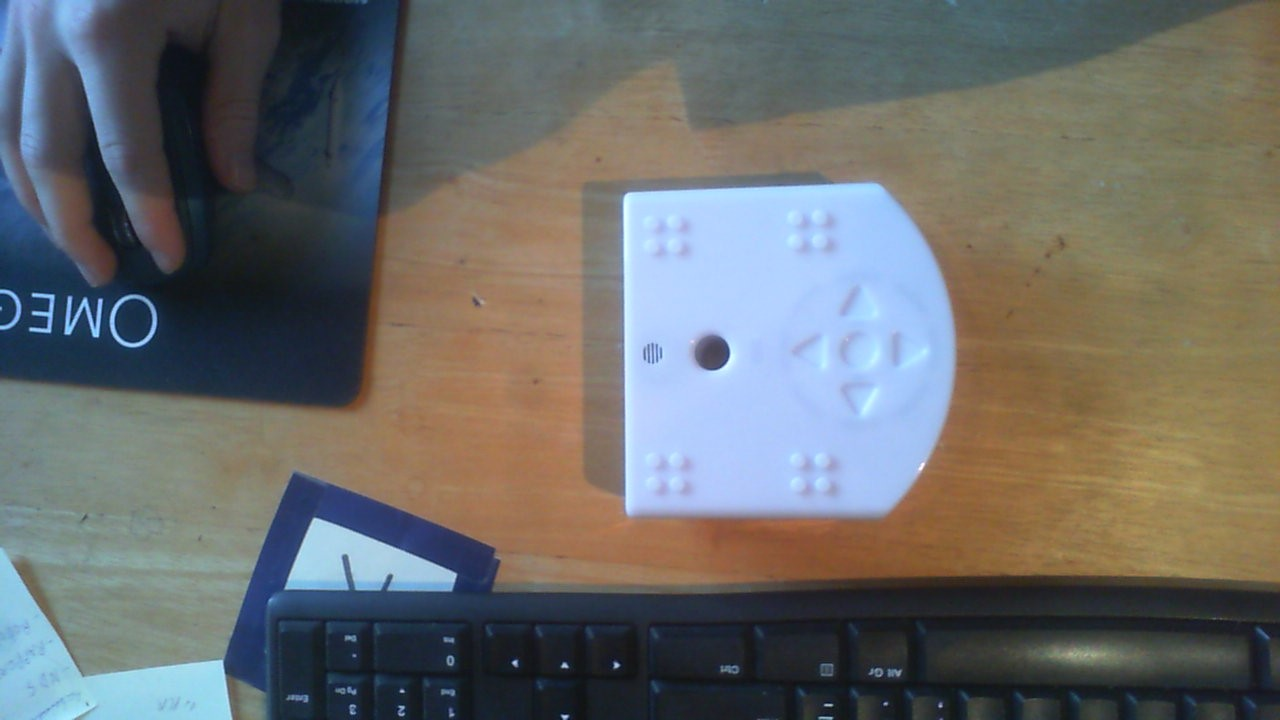
#> input picture src/vision/images/reference.jpg, 1280 x 720 px, given in place of the camera
$ python calib.py
#> lines starting #> are read from the running program, lines starting #| are printed output that depends on the picture; after the words box and inside, x2 and y2 are one past the last pixel; in counts of white or black regions, pixels touching at a corner belong together
import cv2
import numpy as np


def nothing(lol):
    pass

cap = cv2.VideoCapture(1)


cv2.namedWindow("Hsv Capture", cv2.WINDOW_NORMAL)
cv2.resizeWindow("Hsv Capture", 600,600)

# create trackbars for color change
# IMPORTANT: You have to define the correct HSV opencv range hence 179,255,255
cv2.createTrackbar('H low', 'Hsv Capture', 0, 179, nothing)
cv2.createTrackbar('S low', 'Hsv Capture', 0, 255, nothing)
cv2.createTrackbar('V low', 'Hsv Capture', 0, 255, nothing)

cv2.createTrackbar('H high', 'Hsv Capture', 0, 179, nothing)
cv2.createTrackbar('S high', 'Hsv Capture', 0, 255, nothing)
cv2.createTrackbar('V high', 'Hsv Capture', 0, 255, nothing)

cv2.setTrackbarPos('H low', 'Hsv Capture', 83)
cv2.setTrackbarPos('S low', 'Hsv Capture', 165)
cv2.setTrackbarPos('V low', 'Hsv Capture', 100)

cv2.setTrackbarPos('H high', 'Hsv Capture', 120)
cv2.setTrackbarPos('S high', 'Hsv Capture', 255)
cv2.setTrackbarPos('V high', 'Hsv Capture', 255)

while(True):

    ret, imag = cap.read()
#> imag is the input picture: shape (720, 1280, 3); mean B, G, R 105.9, 107.3, 105.9
    #imag = cv2.imread("images/thymio_1.jpg")
    frame = cv2.cvtColor(imag, cv2.COLOR_BGR2HSV)
#> frame: shape (720, 1280, 3); mean H, S, V 67.8, 80.8, 126.5


    # Trackbars realtime position
    h1 = cv2.getTrackbarPos('H low', 'Hsv Capture')
    s1 = cv2.getTrackbarPos('S low', 'Hsv Capture')
    v1 = cv2.getTrackbarPos('V low', 'Hsv Capture')

    h2 = cv2.getTrackbarPos('H high', 'Hsv Capture')
    s2 = cv2.getTrackbarPos('S high', 'Hsv Capture')
    v2 = cv2.getTrackbarPos('V high', 'Hsv Capture')

    #How to store the min and max values from the trackbars
    blue_MIN = np.array([h1, s1, v1], np.uint8)
    blue_MAX = np.array([h2, s2, v2], np.uint8)

    #After finding your values, you can replace them like this
    #blue_MIN = np.array([95, 123, 0], np.uint8)
    #blue_MAX = np.array([135, 207, 255], np.uint8)

    #Using inRange to find the desired range
    hsvCapture = cv2.inRange(frame,  blue_MIN, blue_MAX)
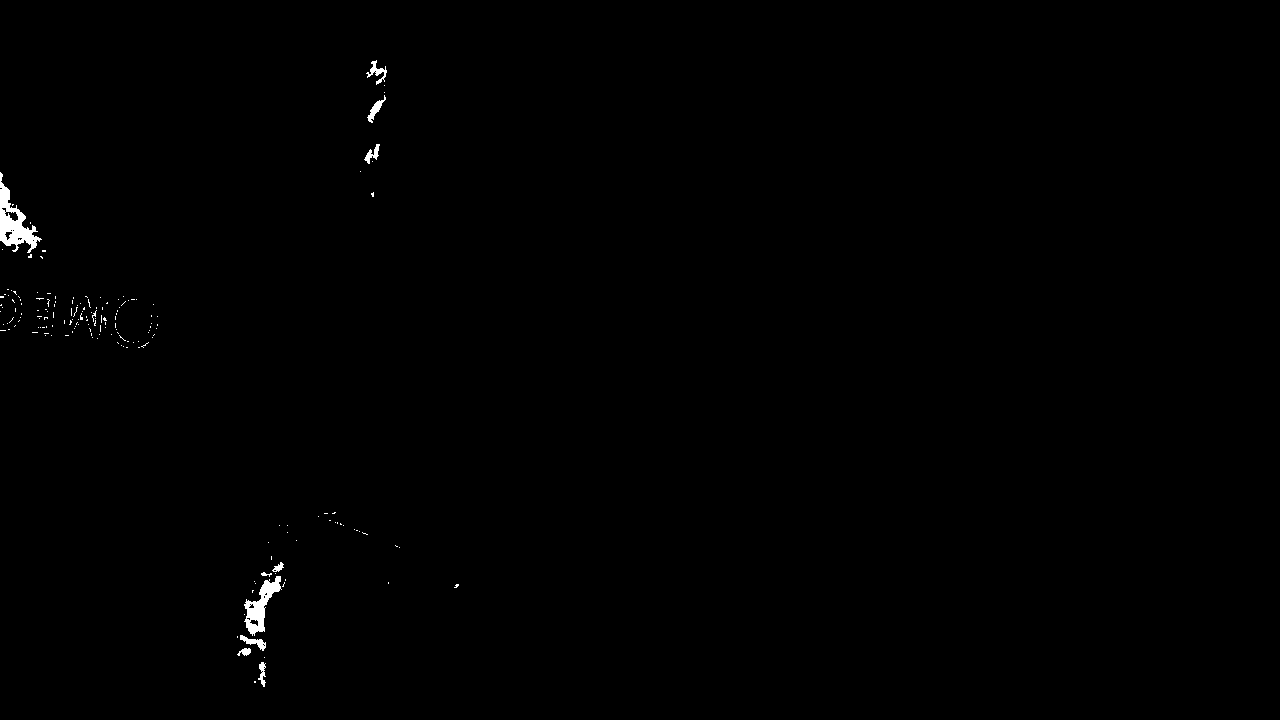
#> hsvCapture: shape (720, 1280); 0.38% white; 176 white regions (166 under 20 px)

    contours, hierarchy = cv2.findContours(hsvCapture, cv2.RETR_EXTERNAL  , cv2.CHAIN_APPROX_SIMPLE)
#> contours = 176 contours, 167 with area under 20; largest, box (x1, y1, x2, y2) and area: (0, 172, 42, 253) 1201, (244, 576, 282, 636) 832, (240, 635, 266, 651) 128, (367, 95, 386, 123) 125, (366, 60, 387, 85) 119

    #clean contours

    AREA_THRESH = 200

    MERGE_THRESH = 0.04

    clean_contours = []

    for cnt in contours:
        # only take big enough contours
        if (cv2.contourArea(cnt) >= AREA_THRESH):
            #convex hull
            #hull = cv2.convexHull(cnt)
            hull = cnt
            #lower poly approx
            epsilon = MERGE_THRESH*cv2.arcLength(hull,True)
            approx = cv2.approxPolyDP(hull,epsilon,True)

            clean_contours.append(approx)
#> this loop made 176 passes
#> (epsilon, approx) on pass 169: (12.08, [[0, 172], [0, 240], [29, 252], [41, 239]])
#> epsilon on pass 15: 8.35
#> after the loop, clean_contours = 2 contours; box (x1, y1, x2, y2) and area: (0, 172, 42, 253) 1654, (246, 576, 281, 636) 952


    mask = hsvCapture
    mask_inv = cv2.bitwise_not(mask)
#> mask_inv: shape (720, 1280); 99.6% white; 176 black regions (166 under 20 px), largest, box (x1, y1, x2, y2) and area: (0, 172, 42, 253) 1220, (244, 576, 282, 636) 872, (366, 60, 387, 85) 173

    blue = np.zeros(frame.shape, np.uint8)

    blue[:]=(255,0,0)

    bg = cv2.bitwise_and(imag,imag,mask = mask_inv)
    fg = cv2.bitwise_and(blue,blue,mask = mask)
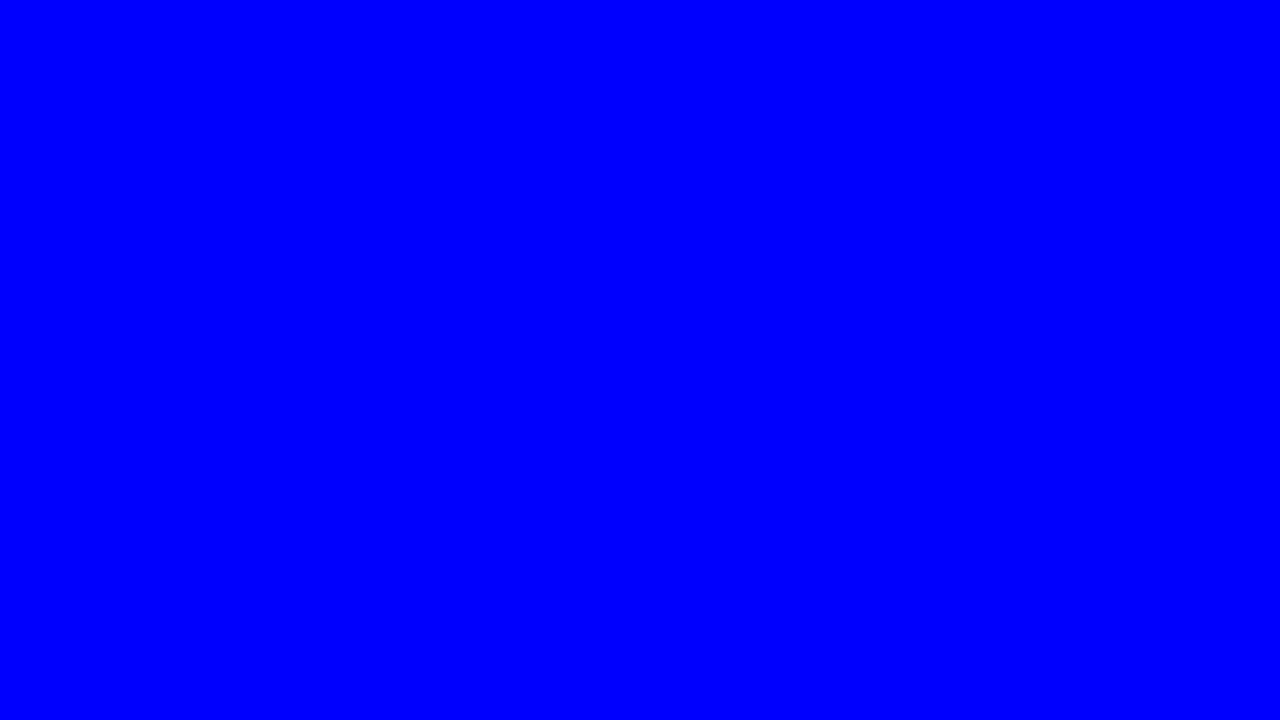
#> blue: shape (720, 1280, 3); mean of channels 0, 1, 2 255, 0, 0; drawn as B, G, R

    #final = cv2.add(bg,fg)
    final = imag

    cv2.drawContours(final, clean_contours, -1, (0,255,0), 3)
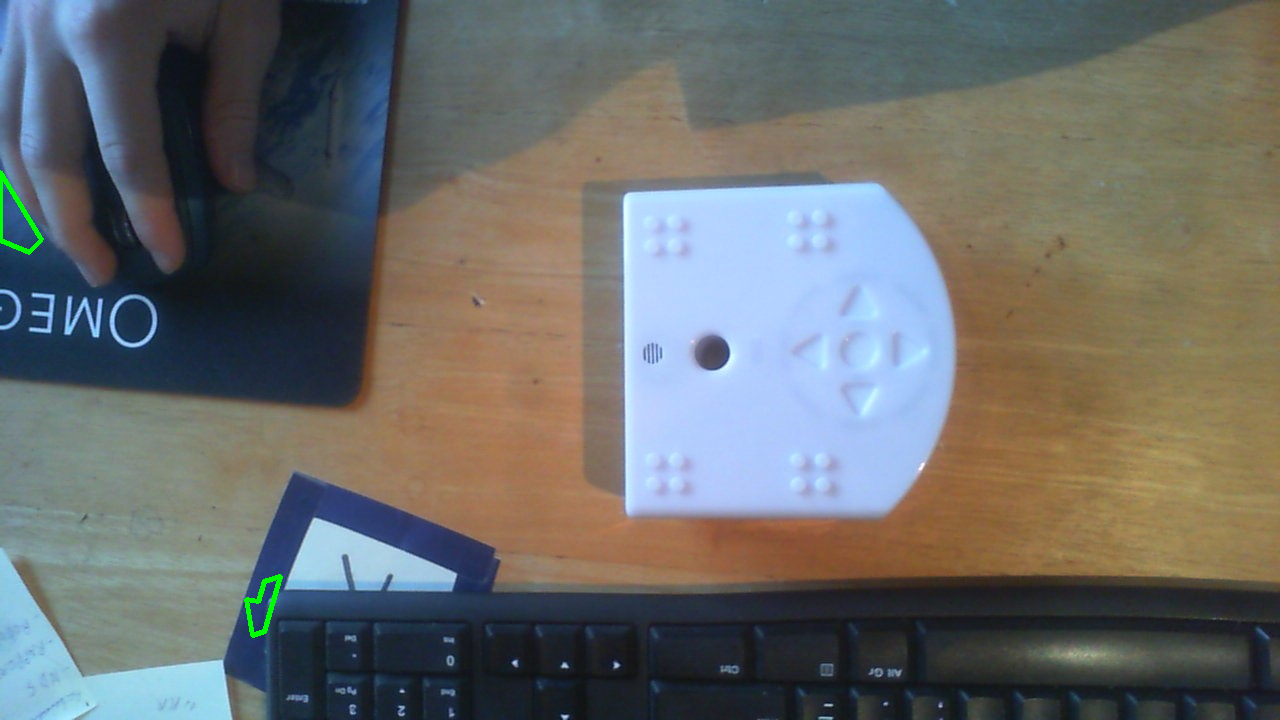
#> final: shape (720, 1280, 3); 0.17% of pixels changed, all inside (x1, y1, x2, y2) = (0, 170, 283, 638)

    #draw points


    for cnt in clean_contours:
        for pt in cnt:
            final = cv2.circle(final, (pt[0][0], pt[0][1]), radius=5, color=(0, 0, 255), thickness=-1)
#> this loop made 2 passes
#> cnt on pass 2: [[0, 172], [0, 240], [29, 252], [41, 239]]
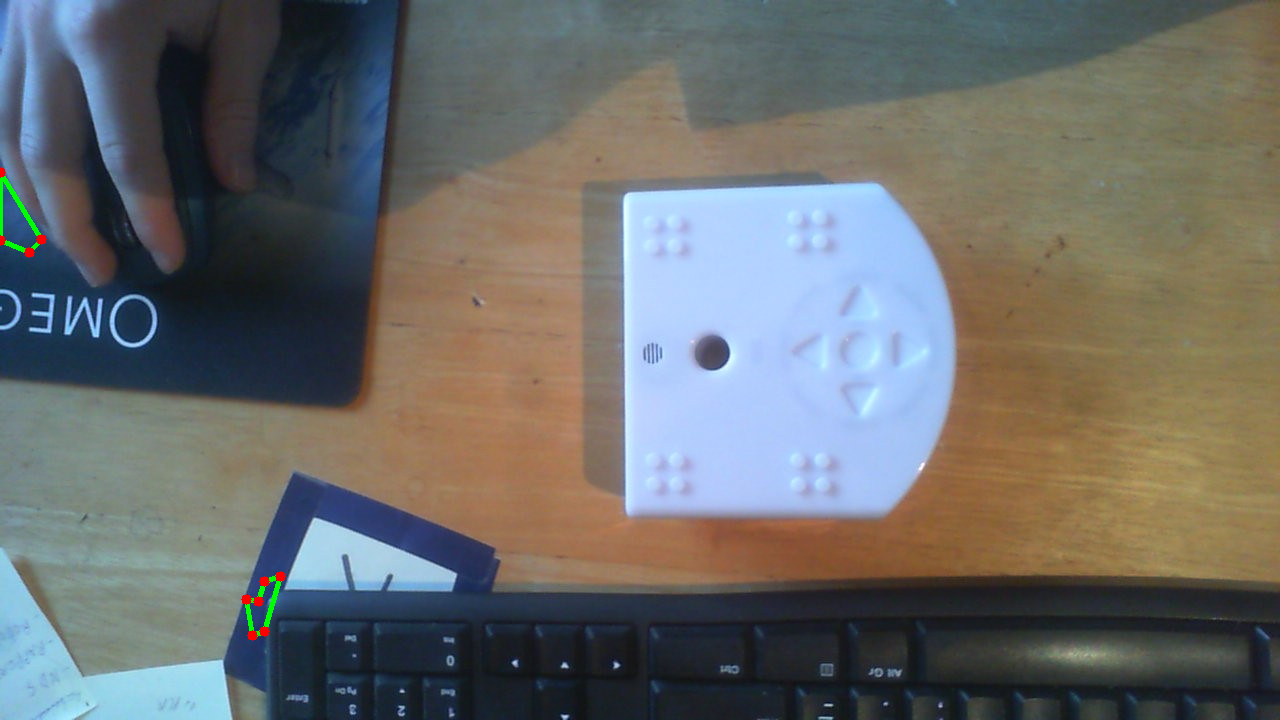
#> final: shape (720, 1280, 3); 0.08% of pixels changed, all inside (x1, y1, x2, y2) = (0, 167, 286, 641)


    cv2.imshow('Hsv Capture', final)
    cv2.resizeWindow("Hsv Capture", 600,600)


    if cv2.waitKey(1) & 0xFF == ord('q'):
#> (key q is pressed here)
        print(clean_contours)
#| [array([[[280, 576]],
#|        [[264, 581]],
#|        [[258, 601]],
#|        [[246, 599]],
#|        [[252, 635]],
#|        [[264, 631]]], dtype=int32), array([[[  0, 172]],
#|        [[  0, 240]],
#|        [[ 29, 252]],
#|        [[ 41, 239]]], dtype=int32)]
        break

cap.release()
cv2.destroyAllWindows()
